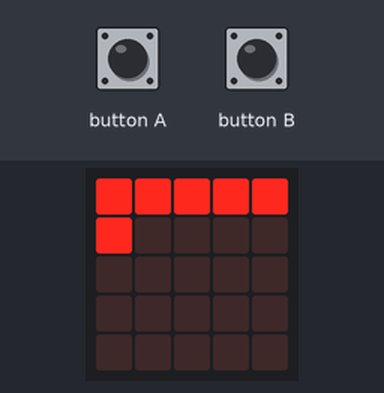
Bench run of a program on a simulated BBC micro:bit running MicroPython. On the bench: the board's 5×5 LED display. The test bench sets the inputs (shaded band).

Above: at 1.2 s.
1.3 s: button A pressed for 0.15 s
At 1.3 s:
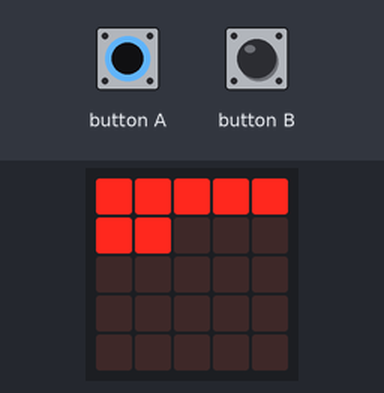
2.9 s: button B pressed for 0.15 s
At 3.0 s:
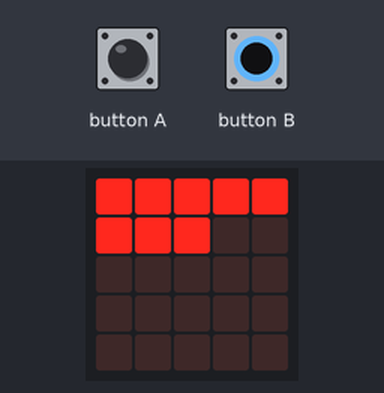
3.6 s: button A pressed for 1 s
6.1 s: button B pressed for 1 s
At 7.6 s:
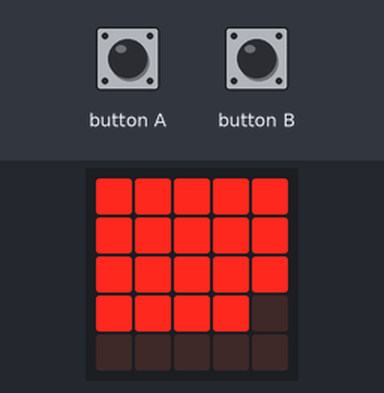
7.7 s: button A pressed for 3.2 s
12.4 s: button B pressed for 0.15 s
At 12.5 s:
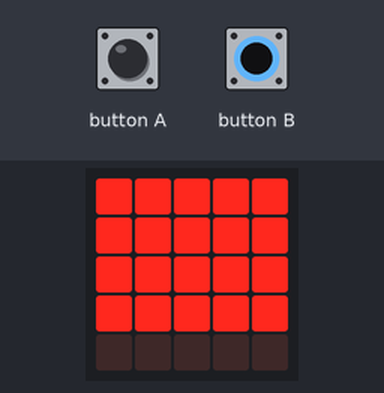
Timing chart, 0 to 15.4 s (numbered marks = the images above; inputs shaded):
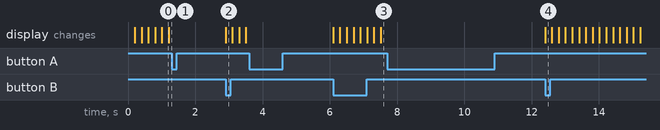

The program:

startpause_loadingbar.py
```python
# Add your Python code here. E.g.
from microbit import *


while True:
    for y in range(5):
        for x in range (5):
            pixel_state = display.get_pixel(x,y)
            if pixel_state == 9:
                display.set_pixel(x,y,0)
            else:
                display.set_pixel(x,y,9)

            start = running_time()

            while (running_time() - start) < 200:
                if button_a.is_pressed():
                    while True:
                        if button_b.is_pressed():
                            break
```

Measured:
- after the input at 1.3 s, every drawn part: stays the same
- after the input at 2.9 s, the display: changes at once (image 2)
- after the input at 3.6 s, every drawn part: stays the same
- after the input at 6.1 s, the display: first changes at once (image 3 shows a later state)
- after the input at 7.7 s, every drawn part: stays the same
- after the input at 12.4 s, the display: changes at once (image 4)
